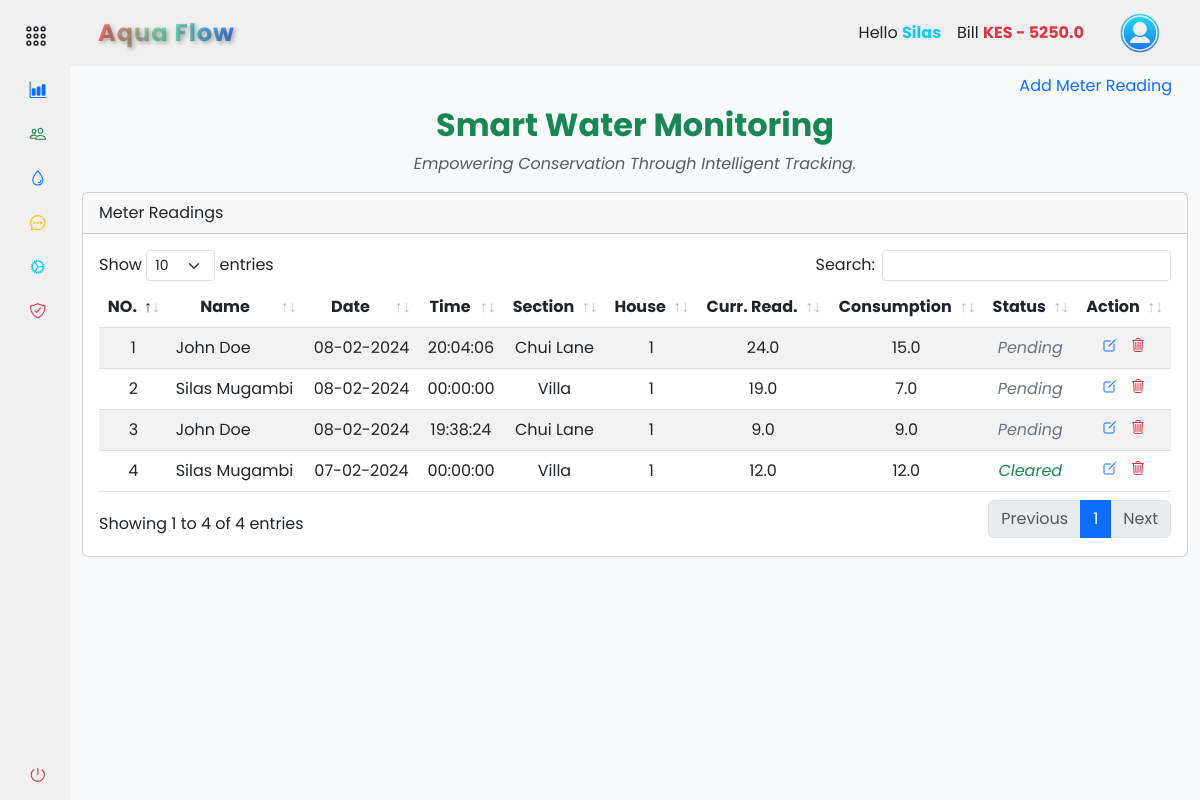
Page /accounts/records/meter_readings (signed in) on the earlier database version.
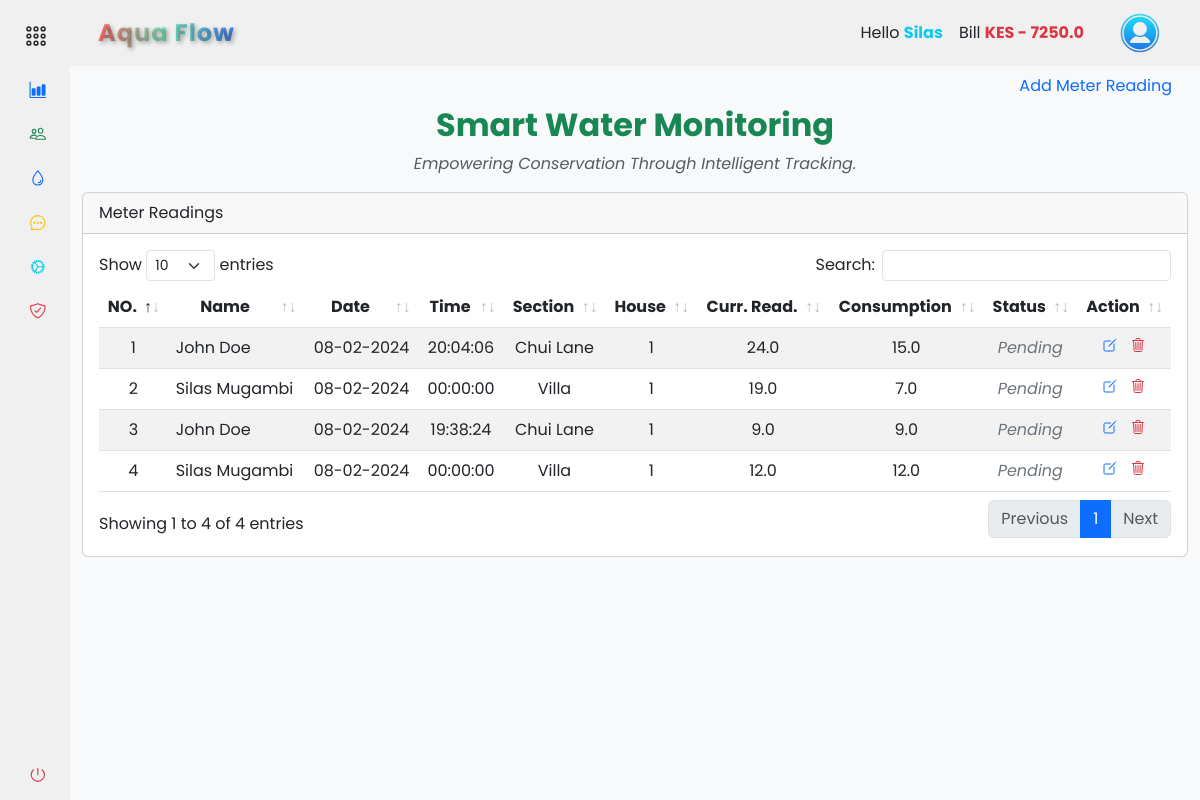
Same page on the later database version.
### app/backend/models/user.py (models this page shows, shortened)
class Settings(db.Model):
    id = db.Column(db.Integer, primary_key=True)
    company_name = db.Column(db.String(255))
    unit_price = db.Column(db.Float)
    service_fee = db.Column(db.Float)
    house_sections = db.Column(db.String(255))
    bank_name = db.Column(db.String(255))
    paybill = db.Column(db.Integer)
    account_number = db.Column(db.Integer)
    contact_number = db.Column(db.String(20))

class User(db.Model, UserMixin):
    id = db.Column(db.Integer, primary_key=True)
    mobile_number = db.Column(db.String(20), unique=True, nullable=False)
    password_hash = db.Column(db.String(128), nullable=False)
    first_name = db.Column(db.String(50))
    last_name = db.Column(db.String(50))
    email = db.Column(db.String(120))
    house_section = db.Column(db.String(50))
    house_number = db.Column(db.String(20))
    profile_image = db.Column(db.String(255))
    is_active = db.Column(db.Boolean, default=True)
    is_admin = db.Column(db.Boolean, default=False)
    meter_readings = db.relationship('MeterReading', backref='user', lazy=True)
    payments = db.relationship('Payment', backref='user', lazy=True)

class MeterReading(db.Model):
    id = db.Column(db.Integer, primary_key=True)
    user_id = db.Column(db.Integer, db.ForeignKey('user.id'), nullable=False)
    timestamp = db.Column(db.DateTime, default=datetime.now(timezone.utc) + timedelta(hours=3), nullable=False)
    customer_name = db.Column(db.String(50))
    house_section = db.Column(db.String(50))
    house_number = db.Column(db.String(20))
    reading_value = db.Column(db.Float)
    consumed = db.Column(db.Float)
    unit_price = db.Column(db.Float)
    service_fee = db.Column(db.Float)
    sub_total_price = db.Column(db.Float)
    total_price = db.Column(db.Float)
    reading_status = db.Column(db.Boolean, default=False)

### app/backend/accounts/records/routes.py (the view, shortened to what this page needs)
@records_bp.route('/meter_readings', methods=['GET', 'POST'])
@login_required
def meter_readings():
    add_meter_reading_form = AddMeterReadingForm()
    edit_meter_reading_form = EditMeterReadingForm()
    house_sections = db.session.query(User.house_section.distinct()).all()
    meter_readings = get_meter_readings(current_user)
    return render_template('accounts/meter_readings.html', house_sections=house_sections, meter_readings=meter_readings, form=add_meter_reading_form, edit_form=edit_meter_reading_form, hide_footer=True)

### app/backend/accounts/records/forms.py
class AddMeterReadingForm(FlaskForm):
    house_section = StringField('House Section:', validators=[DataRequired()])
    house_number = StringField('House Number:', validators=[DataRequired()])
    reading_value = FloatField('Reading Value:', validators=[DataRequired()])
    submit = SubmitField('Submit')

class EditMeterReadingForm(FlaskForm):
    customer_name = StringField('Customer Name', validators=[DataRequired()])
    house_section = StringField('House Section', validators=[DataRequired()])
    house_number = StringField('House Number', validators=[DataRequired()])
    reading_value = FloatField('Reading Value', validators=[DataRequired()])
    consumed = FloatField('Consumed Units', validators=[DataRequired()])
    unit_price = FloatField('Unit Price', validators=[DataRequired()])
    total_price = FloatField('Total Price', validators=[DataRequired()])
    timestamp = DateField('Reading Date', validators=[DataRequired()])
    reading_status = BooleanField('Reading Status')
    submit = SubmitField('Update')

### app/backend/accounts/accounts_context.py (called while the page is built)
def accounts_context():
    settings = Settings.query.first()
    company_name = settings.company_name if settings else 'ApoGen'
    bank_name = settings.bank_name if settings else 'M-Pesa'
    paybill = settings.paybill if settings else '123456'
    account_number = settings.account_number if settings else '123456789'
    contact_number = settings.contact_number if settings else '0722000111'
    total_bill = db.session.query(func.sum(MeterReading.total_price)).filter(MeterReading.reading_status == False).scalar()
    total_bill = total_bill or 0
    return {
        'company_name': company_name,
        'bank_name': bank_name,
        'paybill': paybill,
        'account_number': account_number,
        'contact_number': contact_number,
        'total_bill': total_bill
    }

def inject_now():
    return {'now': datetime.utcnow() + timedelta(hours=3)}

### app/backend/accounts/records/meter_readings.py (called while the page is built)
def get_meter_readings(current_user):
    return MeterReading.query.filter_by(user_id=current_user.id).all()

### app/assets/templates/accounts/meter_readings.html (shortened to what this page needs)
{% extends 'base.html' %} {% block content %}
<section class="container-fluid">
  <ul class="nav nav-pills justify-content-end border-0">
    <li type="button" class="nav-item">
      <a
        class="nav-link"
        data-bs-toggle="modal"
        data-bs-target="#addMeterReadingModal"
        >Add Meter Reading</a
      >
    </li>
  </ul>
  <div class="text-center">
    <h2 class="fw-bold text-success mb-2">Smart Water Monitoring</h2>
    <p class="text-muted fst-italic">
      Empowering Conservation Through Intelligent Tracking.
    </p>
  </div>
  <div class="col-md-12">
    <div class="card mt-3 mb-3">
      <div class="card-header">Meter Readings</div>
      <div class="card-body">
        <div class="table-responsive">
          <table
            class="table table-striped text-center data-table"
            style="width: 100%"
          >
            <thead>
              <tr>
                <th scope="col">NO.</th>
                <th scope="col">Name</th>
                <th scope="col">Date</th>
                <th scope="col">Time</th>
                <th scope="col">Section</th>
                <th scope="col">House</th>
                <th scope="col">Curr. Read.</th>
                <th scope="col">Consumption</th>
                <th scope="col">Status</th>
                <th scope="col">Action</th>
              </tr>
            </thead>
            <tbody>
              {% if meter_readings %} {% for reading in meter_readings | reverse
              %}
              <tr>
                <td>{{ loop.index }}</td>
                <td class="text-start">{{ reading.customer_name.title() }}</td>
                <td>{{ reading.timestamp.strftime('%d-%m-%Y') }}</td>
                <td>
                  {{ reading.timestamp.strftime('%H:%M:%S') if reading.timestamp
                  else '' }}
                </td>
                <td>{{ reading.house_section.title() }}</td>
                <td>{{ reading.house_number }}</td>
                <td>{{ reading.reading_value }}</td>
                <td>{{ reading.consumed }}</td>
                <td
                  class="fst-italic {% if reading.reading_status %}text-success{% else %}text-secondary{% endif %}"
                >
                  {{ 'Cleared' if reading.reading_status else 'Pending' }}
                </td>
                <td>
                  <a
                    action="{{ url_for('accounts.records.edit_meter_reading', meter_reading_id=reading.id) }}"
                    class="me-2"
                    data-bs-toggle="modal"
                    data-bs-target="#editConfirmationModal{{ reading.id }}"
                  >
                    <ion-icon
                      name="create-outline"
                      class="text-primary"
                    ></ion-icon>
                  </a>
                  <a
                    action="#deleteConfirmationModal_{{ reading.id }}"
                    class=""
                    data-bs-toggle="modal"
                    data-bs-target="#deleteConfirmationModal_{{ reading.id }}"
                  >
                    <ion-icon
                      name="trash-outline"
                      class="text-danger"
                    ></ion-icon>
                  </a>
                </td>
              </tr>
              {% endfor %}{% else %}
              <tr>
                <td colspan="12">No billing data available</td>
              </tr>
              {% endif %}
            </tbody>
          </table>
        </div>
      </div>
    </div>
  </div>
</section>
{% endblock %}

### app/assets/templates/base.html (shortened to what this page needs)
<!DOCTYPE html>
<html lang="en">
  <head>
    <link
      rel="stylesheet"
      href="{{ url_for('static', filename='css/vendor/bootstrap.min.css') }}"
    />
    <link
      rel="stylesheet"
      href="{{ url_for('static', filename='css/datatables/dataTables.bootstrap5.min.css') }}"
    />
    <link
      rel="stylesheet"
      href="{{ url_for('static', filename='css/styles.css') }}"
    />
  </head>
  <body>
    <div class="wrapper">
      {% include '/components/sidebar.html' %}
      <main class="main">
        {% include '/components/navbar.html' %}
        {% block content %}{% endblock %}
      </main>
    </div>
  </body>
</html>

### app/assets/templates/components/sidebar.html (shortened to what this page needs)
{% if not hide_sidebar %}
<aside id="sidebar">
  <div class="d-flex mt-2">
    <button class="toggle-btn" type="button">
      <ion-icon name="apps-outline" class="text-dark"></ion-icon>
    </button>
  </div>
  <ul class="sidebar-nav">
    <li class="sidebar-item">
      <a
        href="{{ url_for('accounts.dashboard.dashboard') }}"
        class="sidebar-link"
      >
        <ion-icon name="bar-chart" class="text-primary me-2"></ion-icon>
      </a>
    </li>
    <li class="sidebar-item">
      <a
        href="{{ url_for('accounts.people.people_list') }}"
        class="sidebar-link"
      >
        <ion-icon name="people-outline" class="text-success"></ion-icon>
      </a>
    </li>
    <li class="sidebar-item">
      <a
        href="#records_water_supply"
        class="sidebar-link collapsed has-dropdown"
        data-bs-toggle="collapse"
        data-bs-target="#records_water"
        aria-expanded="false"
        aria-controls="records_water"
      >
        <ion-icon name="water-outline" class="text-primary"></ion-icon>
      </a>
    </li>
    <li class="sidebar-item">
      <a
        href="{{ url_for('accounts.messages.messages') }}"
        class="sidebar-link"
      >
        <ion-icon
          name="chatbubble-ellipses-outline"
          class="text-warning"
        ></ion-icon>
      </a>
    </li>
    <li class="sidebar-item">
      <a
        href="{{ url_for('accounts.settings.settings') }}"
        class="sidebar-link"
      >
        <ion-icon name="cog-outline" class="text-info"></ion-icon>
      </a>
    </li>
    <li class="sidebar-item">
      <a
        href="{{ url_for('accounts.security.security_options') }}"
        class="sidebar-link"
      >
        <ion-icon
          name="shield-checkmark-outline"
          class="text-danger"
        ></ion-icon>
      </a>
    </li>
  </ul>
  <div class="sidebar-footer">
    <a
      class="sidebar-link"
      href="{{ url_for('auth.logout') }}"
      onclick="localStorage.clear();"
    >
      <ion-icon name="power-outline" class="text-danger"></ion-icon>
    </a>
  </div>
</aside>
{% endif %}

### app/assets/templates/components/navbar.html (shortened to what this page needs)
{% if not hide_navbar %}
<header
  id="navbar"
  class="navbar navbar-expand-lg sticky-sm-top {% if not current_user.is_authenticated %}bg-dark{% endif %}"
>
  <div class="container-fluid">
    <a
      class="navbar-brand text-center d-flex align-items-center fw-bold ms-3 {% if not current_user.is_authenticated %}text-light{% else %}gradient-text{% endif %}"
      href="#"
    >
      {% if company_name %}{{ company_name.title() }}{% else %}ApoGen{% endif %}
    </a>
    <div class="collapse navbar-collapse" id="navbarToggler">
      <div class="d-flex align-items-center ms-auto">
         {% if current_user.is_authenticated %}
        <ul class="navbar-nav me-3">
          <li class="nav-item">
            <a class="nav-link text-dark">
              Hello
              <span class="text-info fw-bold"
                >{{ current_user.first_name.title() }}</span
              >
            </a>
          </li>
          <li class="nav-item">
            <a class="nav-link text-dark">
              Bill
              <span
                class="fw-bold {% if total_bill > 0 %}text-danger{% else %}text-success{% endif %}"
                >KES {% if total_bill > 0 %}-{% endif %} {{ total_bill }}</span
              >
            </a>
          </li>
        </ul>
        <div class="btn-group">
          <button
            type="button"
            class="btn navbar-brand rounded-circle border-0"
            data-bs-toggle="dropdown"
            aria-expanded="false"
          >
            <img
              src="{{ url_for('static', filename='images/user.png') }}"
              alt="logo image"
              height="40px"
              width="40px"
            />
          </button>
        </div>
        {% endif %}
      </div>
    </div>
  </div>
</header>
{% endif %}

### app/assets/static/css/styles.css (style rules this page uses)
a { text-decoration: none; cursor: pointer; }
li { list-style: none; }
button { border: none !important; outline: none; }
body { font-family: "Poppins", sans-serif; }
.wrapper { display: flex; overflow: hidden; height: 100vh; }
#sidebar { width: 70px; min-width: 70px; z-index: 1000; transition: all 0.25s ease-in-out; display: flex; flex-direction: column; }
.toggle-btn { background-color: transparent; cursor: pointer; border: 0; padding: 1rem 1.5rem; }
.toggle-btn ion-icon { color: #000; font-size: 1.5rem; }
.sidebar-nav { padding: 0rem; flex: 1 1 auto; }
a.sidebar-link { padding: 0.625rem 1.625rem; color: #000; display: block; font-size: 0.9rem; border-radius: 5px; white-space: nowrap; border-left: 3px solid transparent; transition: background-color 0.3s ease, margin-inline-start 0.3s ease, border-left 0.3s ease; }
.sidebar-link ion-icon { font-size: 1.1rem; margin-right: 0.75rem; }
.sidebar-item { position: relative; }
.main { min-height: 100vh; width: 100%; overflow-y: scroll; transition: all 0.35s ease-in-out; background-color: rgb(248, 249, 250); }
.navbar, #sidebar { background-color: #f0f0f0; z-index: 1000; }
.navbar-brand { font-size: 24px; letter-spacing: 1px; text-decoration: none; transition: transform 0.3s ease; }
.gradient-text { background: linear-gradient(to right, #ff6e6e, #78e8bc, #4780ec); -webkit-background-clip: text; -webkit-text-fill-color: transparent; font-weight: bold; text-shadow: 2px 2px 4px rgba(0, 0, 0, 0.3); }

Differences in the rows shown:
changed MeterReading (number 4 of 4 on the later page): timestamp "07-02-2024" → "08-02-2024"; reading_status "Cleared" → "Pending"
Other differences:
{{ total_bill }}: "5250.0" → "7250.0"
